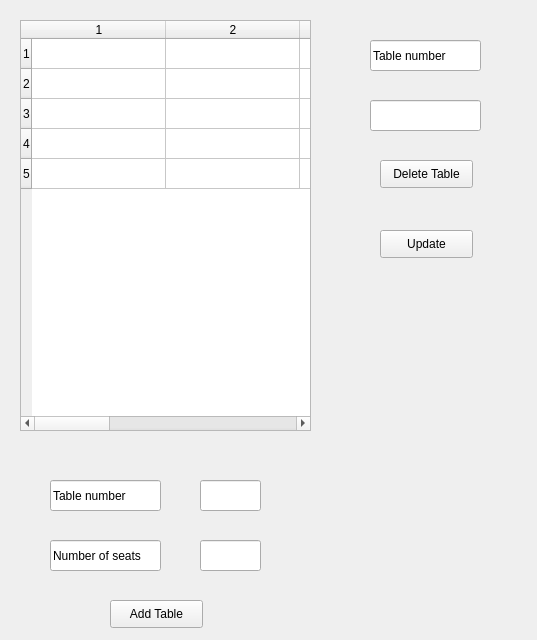
<?xml version="1.0" encoding="UTF-8"?>
<ui version="4.0">
 <class>ModifyTable</class>
 <widget class="QMainWindow" name="ModifyTable">
  <property name="geometry">
   <rect>
    <x>0</x>
    <y>0</y>
    <width>537</width>
    <height>640</height>
   </rect>
  </property>
  <property name="windowTitle">
   <string>ModifyTable</string>
  </property>
  <widget class="QWidget" name="centralwidget">
   <widget class="QLineEdit" name="nameInput_del">
    <property name="geometry">
     <rect>
      <x>370</x>
      <y>100</y>
      <width>111</width>
      <height>31</height>
     </rect>
    </property>
   </widget>
   <widget class="QLineEdit" name="TableName_del">
    <property name="enabled">
     <bool>true</bool>
    </property>
    <property name="geometry">
     <rect>
      <x>370</x>
      <y>40</y>
      <width>111</width>
      <height>31</height>
     </rect>
    </property>
    <property name="text">
     <string>Table number</string>
    </property>
   </widget>
   <widget class="QTableWidget" name="tableList">
    <property name="geometry">
     <rect>
      <x>20</x>
      <y>20</y>
      <width>291</width>
      <height>411</height>
     </rect>
    </property>
    <property name="sizeAdjustPolicy">
     <enum>QAbstractScrollArea::AdjustToContentsOnFirstShow</enum>
    </property>
    <property name="rowCount">
     <number>5</number>
    </property>
    <property name="columnCount">
     <number>7</number>
    </property>
    <attribute name="horizontalHeaderCascadingSectionResizes">
     <bool>true</bool>
    </attribute>
    <attribute name="horizontalHeaderDefaultSectionSize">
     <number>134</number>
    </attribute>
    <attribute name="horizontalHeaderStretchLastSection">
     <bool>false</bool>
    </attribute>
    <attribute name="verticalHeaderCascadingSectionResizes">
     <bool>true</bool>
    </attribute>
    <attribute name="verticalHeaderStretchLastSection">
     <bool>false</bool>
    </attribute>
    <row/>
    <row/>
    <row/>
    <row/>
    <row/>
    <column/>
    <column/>
    <column/>
    <column/>
    <column/>
    <column/>
    <column/>
    <item row="0" column="3">
     <property name="text">
      <string/>
     </property>
     <property name="font">
      <font>
       <pointsize>6</pointsize>
      </font>
     </property>
    </item>
   </widget>
   <widget class="QPushButton" name="addTable">
    <property name="geometry">
     <rect>
      <x>110</x>
      <y>600</y>
      <width>93</width>
      <height>28</height>
     </rect>
    </property>
    <property name="text">
     <string>Add Table</string>
    </property>
   </widget>
   <widget class="QPushButton" name="deleteTable">
    <property name="geometry">
     <rect>
      <x>380</x>
      <y>160</y>
      <width>93</width>
      <height>28</height>
     </rect>
    </property>
    <property name="text">
     <string>Delete Table</string>
    </property>
   </widget>
   <widget class="QLineEdit" name="seatsInput">
    <property name="geometry">
     <rect>
      <x>200</x>
      <y>540</y>
      <width>61</width>
      <height>31</height>
     </rect>
    </property>
   </widget>
   <widget class="QLineEdit" name="nameInput">
    <property name="geometry">
     <rect>
      <x>200</x>
      <y>480</y>
      <width>61</width>
      <height>31</height>
     </rect>
    </property>
   </widget>
   <widget class="QLineEdit" name="SeatsText">
    <property name="geometry">
     <rect>
      <x>50</x>
      <y>540</y>
      <width>111</width>
      <height>31</height>
     </rect>
    </property>
    <property name="text">
     <string>Number of seats</string>
    </property>
   </widget>
   <widget class="QLineEdit" name="TableName">
    <property name="enabled">
     <bool>true</bool>
    </property>
    <property name="geometry">
     <rect>
      <x>50</x>
      <y>480</y>
      <width>111</width>
      <height>31</height>
     </rect>
    </property>
    <property name="text">
     <string>Table number</string>
    </property>
   </widget>
   <widget class="QPushButton" name="update_btn">
    <property name="geometry">
     <rect>
      <x>380</x>
      <y>230</y>
      <width>93</width>
      <height>28</height>
     </rect>
    </property>
    <property name="text">
     <string>Update</string>
    </property>
   </widget>
  </widget>
 </widget>
 <resources/>
 <connections/>
</ui>
